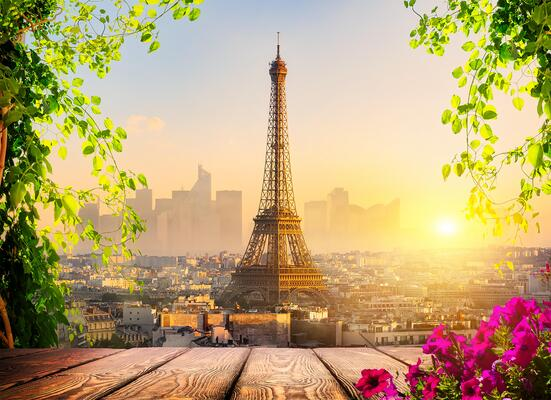
#> input picture cw4/example.jpg, 551 x 400 px
$ python zad3.py
#> lines starting #> are read from the running program, lines starting #| are printed output that depends on the picture
import cv2
import numpy as np

image = cv2.imread("example.jpg")
#> image is the input picture: shape (400, 551, 3); mean B, G, R 116.6, 164, 187.8
cv2.imshow("original", image)
cv2.waitKey(0)

M3 = np.float32([[1, 0, image.shape[1]//2 + 50], [0, 1, image.shape[0]//2 + 50]])
#> M3 = [[1, 0, 325], [0, 1, 250]]
shifted3 = cv2.warpAffine(image, M3, (image.shape[1], image.shape[0]))
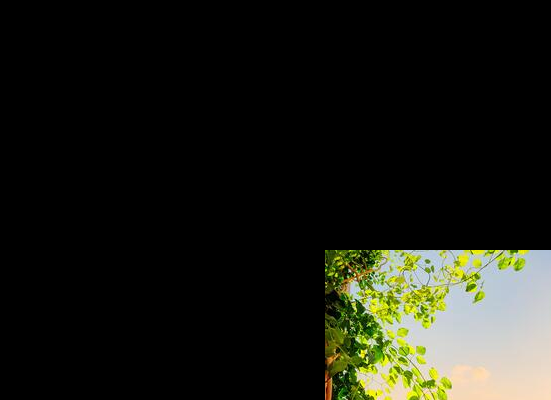
#> shifted3: shape (400, 551, 3); mean B, G, R 20.4, 28.1, 27
cv2.imshow("big shift", shifted3)
cv2.waitKey(0)
